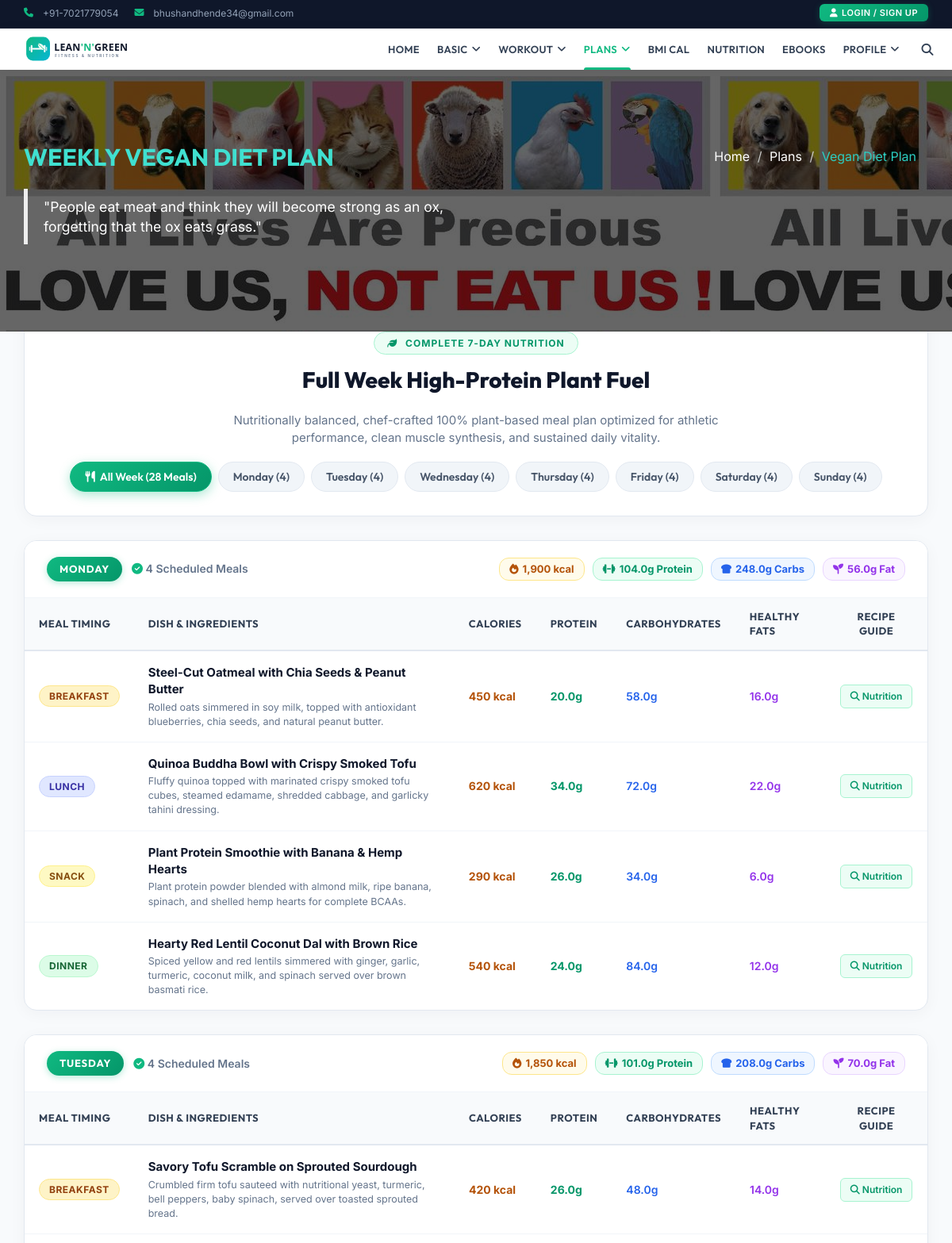
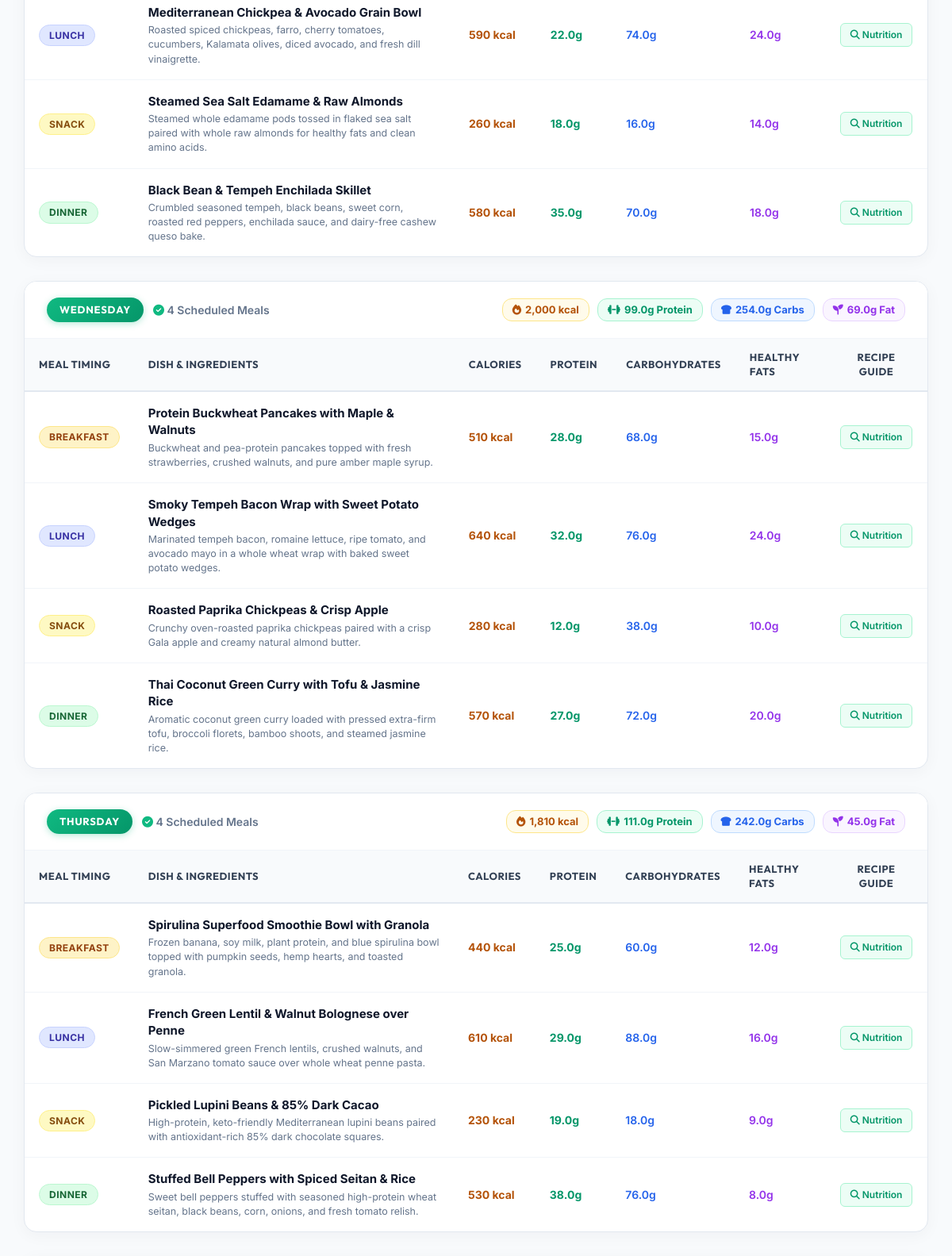
Page /Vegan-Diet-Plan.php (upper part) on the committed database (2 pictures, top to bottom).
### tables this page shows
CREATE TABLE `vegan_diet_plan` (
  `id` int(11) NOT NULL,
  `day_of_week` varchar(20) NOT NULL,
  `meal_time` varchar(50) NOT NULL,
  `meal_name` varchar(150) NOT NULL,
  `description` text DEFAULT NULL,
  `calories` decimal(6,2) DEFAULT 0.00,
  `protein` decimal(5,2) DEFAULT 0.00,
  `fat` decimal(5,2) DEFAULT 0.00,
  `carbs` decimal(5,2) DEFAULT 0.00,
  `source_link` varchar(255) DEFAULT NULL
);

### Vegan-Diet-Plan.php (the view, shortened to what this page needs)
<?php
include('header.php');
include_once('db.php');
$sql = "SELECT id, day_of_week, meal_time, meal_name, description, calories, protein, fat, carbs, source_link
        FROM vegan_diet_plan
        ORDER BY FIELD(day_of_week, 'Monday', 'Tuesday', 'Wednesday', 'Thursday', 'Friday', 'Saturday', 'Sunday'),
                 FIELD(meal_time, 'Breakfast', 'Lunch', 'Snack', 'Dinner'), id ASC";
$result = $conn->query($sql);
$daysOrder = ['Monday', 'Tuesday', 'Wednesday', 'Thursday', 'Friday', 'Saturday', 'Sunday'];
$mealsByDay = [];
foreach ($daysOrder as $d) {
    $mealsByDay[$d] = [
        'meals' => [],
        'total_calories' => 0,
        'total_protein' => 0,
        'total_fat' => 0,
        'total_carbs' => 0
    ];
}
$totalMeals = 0;
if ($result && $result->num_rows > 0) {
    while ($row = $result->fetch_assoc()) {
        $day = $row['day_of_week'];
        if (isset($mealsByDay[$day])) {
            $mealsByDay[$day]['meals'][] = $row;
            $mealsByDay[$day]['total_calories'] += floatval($row['calories']);
            $mealsByDay[$day]['total_protein'] += floatval($row['protein']);
            $mealsByDay[$day]['total_fat'] += floatval($row['fat']);
            $mealsByDay[$day]['total_carbs'] += floatval($row['carbs']);
            $totalMeals++;
        }
    }
}
?>
  <section id="single-page-header3">
    <div class="overlay">
      <div class="container">
        <div class="row">
          <div class="col-md-6 col-sm-6 col-xs-12">
            <div class="single-page-header-left">
              <h2>Weekly Vegan Diet Plan</h2>
              <p>
              <blockquote>"People eat meat and think they will become strong as an ox, forgetting that the ox eats grass."</blockquote>
              </p>
            </div>
          </div>
          <div class="col-md-6 col-sm-6 col-xs-12">
            <div class="single-page-header-right">
              <ol class="breadcrumb">
                <li><a href="index.php">Home</a></li>
                <li><a href="Vegan-Diet-Plan.php">Plans</a></li>
                <li class="active">Vegan Diet Plan</li>
              </ol>
            </div>
          </div>
        </div>
      </div>
    </div>
  </section>
  <section class="diet-container">
    <div class="container">
      <div class="diet-header-card">
        <span style="background: #ecfdf5; color: #059669; font-size: 12px; font-weight: 700; text-transform: uppercase; letter-spacing: 1px; padding: 5px 16px; border-radius: 20px; display: inline-block; margin-bottom: 12px; border: 1px solid #a7f3d0;">
          <i class="fa fa-leaf" style="margin-right: 6px;"></i> Complete 7-Day Nutrition
        </span>
        <h2 style="font-family: 'Outfit', sans-serif; font-size: 28px; font-weight: 800; color: #0f172a; margin: 0 0 10px 0;">
          Full Week High-Protein Plant Fuel
        </h2>
        <p style="color: #64748b; font-size: 15px; max-width: 680px; margin: 0 auto;">
          Nutritionally balanced, chef-crafted 100% plant-based meal plan optimized for athletic performance, clean muscle synthesis, and sustained daily vitality.
        </p>
        <div class="diet-filter-nav">
          <button type="button" class="diet-filter-btn active" onclick="filterDietDay('all', this)">
            <i class="fa fa-utensils"></i> All Week (<?= $totalMeals ?> Meals)
          </button>
          <?php foreach ($daysOrder as $day): ?>
            <?php
              $mCount = count($mealsByDay[$day]['meals']);
            ?>
            <button type="button" class="diet-filter-btn" onclick="filterDietDay('<?= strtolower($day) ?>', this)">
              <?= $day ?> (<?= $mCount ?>)
            </button>
          <?php endforeach; ?>
        </div>
      </div>
      <div id="diet-days-wrapper">
        <?php foreach ($daysOrder as $day): ?>
          <?php
            $dayData = $mealsByDay[$day];
            $dayId = 'diet-day-' . strtolower($day);
          ?>
          <div class="diet-day-card" id="<?= $dayId ?>" data-day="<?= strtolower($day) ?>">
            <div class="diet-day-header">
              <div class="diet-day-title-group">
                <span class="diet-day-badge"><?= htmlspecialchars($day) ?></span>
                <span style="color: #64748b; font-size: 14px; font-weight: 600;">
                  <i class="fa fa-check-circle text-emerald"></i> <?= count($dayData['meals']) ?> Scheduled Meals
                </span>
              </div>
              <div class="diet-day-macros">
                <span class="macro-chip macro-cal" title="Total Daily Energy">
                  <i class="fa fa-fire"></i> <?= number_format($dayData['total_calories'], 0) ?> kcal
                </span>
                <span class="macro-chip macro-protein" title="Total Daily Protein">
                  <i class="fa fa-dumbbell"></i> <?= number_format($dayData['total_protein'], 1) ?>g Protein
                </span>
                <span class="macro-chip macro-carbs" title="Total Daily Carbohydrates">
                  <i class="fa fa-bread-slice"></i> <?= number_format($dayData['total_carbs'], 1) ?>g Carbs
                </span>
                <span class="macro-chip macro-fat" title="Total Daily Healthy Fats">
                  <i class="fa fa-seedling"></i> <?= number_format($dayData['total_fat'], 1) ?>g Fat
                </span>
              </div>
            </div>
            <div class="diet-table-wrapper">
              <table class="diet-table">
                <thead>
                  <tr>
                    <th style="width: 120px;">Meal Timing</th>
                    <th>Dish &amp; Ingredients</th>
                    <th>Calories</th>
                    <th>Protein</th>
                    <th>Carbohydrates</th>
                    <th>Healthy Fats</th>
                    <th style="text-align: center;">Recipe Guide</th>
                  </tr>
                </thead>
                <tbody>
                  <?php foreach ($dayData['meals'] as $meal): ?>
                    <?php
                      $timeClass = 'meal-' . strtolower($meal['meal_time']);
                    ?>
                    <tr>
                      <td>
                        <span class="meal-time-badge <?= $timeClass ?>">
                          <?= htmlspecialchars($meal['meal_time']) ?>
                        </span>
                      </td>
                      <td>
                        <div class="meal-name"><?= htmlspecialchars($meal['meal_name']) ?></div>
                        <?php if (!empty($meal['description'])): ?>
                          <div class="meal-desc"><?= htmlspecialchars($meal['description']) ?></div>
                        <?php endif; ?>
                      </td>
                      <td style="font-weight: 700; color: #b45309;">
                        <?= number_format($meal['calories'], 0) ?> kcal
                      </td>
                      <td style="font-weight: 700; color: #059669;">
                        <?= number_format($meal['protein'], 1) ?>g
                      </td>
                      <td style="font-weight: 600; color: #2563eb;">
                        <?= number_format($meal['carbs'], 1) ?>g
                      </td>
                      <td style="font-weight: 600; color: #9333ea;">
                        <?= number_format($meal['fat'], 1) ?>g
                      </td>
                      <td style="text-align: center;">
                        <a href="food-nutrtion.php" class="btn btn-default btn-xs" style="border-radius: 6px; font-weight: 600; padding: 5px 12px; color: #059669; border-color: #a7f3d0; background: #ecfdf5;" title="Explore nutrition facts">
                          <i class="fa fa-search"></i> Nutrition
                        </a>
                      </td>
                    </tr>
                  <?php endforeach; ?>
                </tbody>
              </table>
            </div>
          </div>
        <?php endforeach; ?>
      </div>
    </div>
  </section>
  <?php include("footer.php"); ?>

### assets/css/theme-color/default-theme.css (style rules this page uses)
.single-page-header-right .breadcrumb li { color: #2bcdc1; }

### style.css (style rules this page uses)
body { font-family: 'Open Sans', sans-serif; font-size: 16px; overflow-x: hidden !important; color: #838282; }
a { text-decoration: none; color: #2f2f2f; }
h1,h2,h3,h4,h5,h6 { font-family: 'Lato', sans-serif; }
h2 { color: #fff; font-size: 30px; font-weight: 700; line-height: 40px; margin: 0; padding-bottom: 10px; }
#single-page-header3 { background-attachment: fixed !important; background-image: url("assets/images/LoveAnimal.jpg"); background-repeat: repeat; background-size: auto; color: #ffffff; display: inline; float: left; width: 100%; }
.overlay { background-color: rgba(0,0,0,0.6); padding: 90px 0; float: left; width: 100%; }
.single-page-header-left { display: inline; float: left; width: 100%; }
.single-page-header-left h2 { text-transform: uppercase; color: turquoise; }
.single-page-header-left p { font-size: 15px; }
.single-page-header-right { display: inline; float: left; width: 100%; }
.single-page-header-right .breadcrumb { background: transparent none repeat scroll 0 0; border-radius: 0; text-align: right; }
.single-page-header-right .breadcrumb li a { color: #fff; }
body { font-family: 'Inter', -apple-system, BlinkMacSystemFont, 'Segoe UI', Roboto, sans-serif; color: #334155; background-color: #f8fafc; }
h1, h2, h3, h4, h5, h6 { font-family: 'Outfit', -apple-system, BlinkMacSystemFont, sans-serif; font-weight: 700; color: #0f172a; }

### assets/css/components/sidebar.css (style rules this page uses)
.text-emerald { color: #10b981 !important; }

### rows in the picture
vegan_diet_plan: meal_time "BREAKFAST", meal_name "Steel-Cut Oatmeal with Chia Seeds & Peanut Butter", description "Rolled oats simmered in soy milk, topped with antioxidant blueberries, chia seeds, and natural peanut butter.", calories "450", protein "20.0", carbs "58.0", fat "16.0"
vegan_diet_plan: meal_time "LUNCH", meal_name "Quinoa Buddha Bowl with Crispy Smoked Tofu", description "Fluffy quinoa topped with marinated crispy smoked tofu cubes, steamed edamame, shredded cabbage, and garlicky tahini dressing.", calories "620", protein "34.0", carbs "72.0", fat "22.0"
vegan_diet_plan: meal_time "SNACK", meal_name "Plant Protein Smoothie with Banana & Hemp Hearts", description "Plant protein powder blended with almond milk, ripe banana, spinach, and shelled hemp hearts for complete BCAAs.", calories "290", protein "26.0", carbs "34.0", fat "6.0"
vegan_diet_plan: meal_time "DINNER", meal_name "Hearty Red Lentil Coconut Dal with Brown Rice", description "Spiced yellow and red lentils simmered with ginger, garlic, turmeric, coconut milk, and spinach served over brown basmati rice.", calories "540", protein "24.0", carbs "84.0", fat "12.0"
vegan_diet_plan: meal_time "BREAKFAST", meal_name "Savory Tofu Scramble on Sprouted Sourdough", description "Crumbled firm tofu sauteed with nutritional yeast, turmeric, bell peppers, baby spinach, served over toasted sprouted bread.", calories "420", protein "26.0", carbs "48.0", fat "14.0"
vegan_diet_plan: meal_time "LUNCH", meal_name "Mediterranean Chickpea & Avocado Grain Bowl", description "Roasted spiced chickpeas, farro, cherry tomatoes, cucumbers, Kalamata olives, diced avocado, and fresh dill vinaigrette.", calories "590", protein "22.0", carbs "74.0", fat "24.0"
vegan_diet_plan: meal_time "SNACK", meal_name "Steamed Sea Salt Edamame & Raw Almonds", description "Steamed whole edamame pods tossed in flaked sea salt paired with whole raw almonds for healthy fats and clean amino acids.", calories "260", protein "18.0", carbs "16.0", fat "14.0"
vegan_diet_plan: meal_time "DINNER", meal_name "Black Bean & Tempeh Enchilada Skillet", description "Crumbled seasoned tempeh, black beans, sweet corn, roasted red peppers, enchilada sauce, and dairy-free cashew queso bake.", calories "580", protein "35.0", carbs "70.0", fat "18.0"
vegan_diet_plan: meal_time "BREAKFAST", meal_name "Protein Buckwheat Pancakes with Maple & Walnuts", description "Buckwheat and pea-protein pancakes topped with fresh strawberries, crushed walnuts, and pure amber maple syrup.", calories "510", protein "28.0", carbs "68.0", fat "15.0"
vegan_diet_plan: meal_time "LUNCH", meal_name "Smoky Tempeh Bacon Wrap with Sweet Potato Wedges", description "Marinated tempeh bacon, romaine lettuce, ripe tomato, and avocado mayo in a whole wheat wrap with baked sweet potato wedges.", calories "640", protein "32.0", carbs "76.0", fat "24.0"
vegan_diet_plan: meal_time "SNACK", meal_name "Roasted Paprika Chickpeas & Crisp Apple", description "Crunchy oven-roasted paprika chickpeas paired with a crisp Gala apple and creamy natural almond butter.", calories "280", protein "12.0", carbs "38.0", fat "10.0"
vegan_diet_plan: meal_time "DINNER", meal_name "Thai Coconut Green Curry with Tofu & Jasmine Rice", description "Aromatic coconut green curry loaded with pressed extra-firm tofu, broccoli florets, bamboo shoots, and steamed jasmine rice.", calories "570", protein "27.0", carbs "72.0", fat "20.0"
vegan_diet_plan: meal_time "BREAKFAST", meal_name "Spirulina Superfood Smoothie Bowl with Granola", description "Frozen banana, soy milk, plant protein, and blue spirulina bowl topped with pumpkin seeds, hemp hearts, and toasted granola.", calories "440", protein "25.0", carbs "60.0", fat "12.0"
vegan_diet_plan: meal_time "LUNCH", meal_name "French Green Lentil & Walnut Bolognese over Penne", description "Slow-simmered green French lentils, crushed walnuts, and San Marzano tomato sauce over whole wheat penne pasta.", calories "610", protein "29.0", carbs "88.0", fat "16.0"
vegan_diet_plan: meal_time "SNACK", meal_name "Pickled Lupini Beans & 85% Dark Cacao", description "High-protein, keto-friendly Mediterranean lupini beans paired with antioxidant-rich 85% dark chocolate squares.", calories "230", protein "19.0", carbs "18.0", fat "9.0"
vegan_diet_plan: meal_time "DINNER", meal_name "Stuffed Bell Peppers with Spiced Seitan & Rice", description "Sweet bell peppers stuffed with seasoned high-protein wheat seitan, black beans, corn, onions, and fresh tomato relish.", calories "530", protein "38.0", carbs "76.0", fat "8.0"

### other values in the picture
$totalMeals "28"
$day "Monday"
$mCount "4"
$day "Tuesday"
$day "Wednesday"
$day "Thursday"
$day "Friday"
$day "Saturday"
$day "Sunday"
$day "MONDAY"
count($dayData['meals']) "4"
$dayData['total_calories'] "1,900"
$dayData['total_protein'] "104.0"
$dayData['total_carbs'] "248.0"
$dayData['total_fat'] "56.0"
